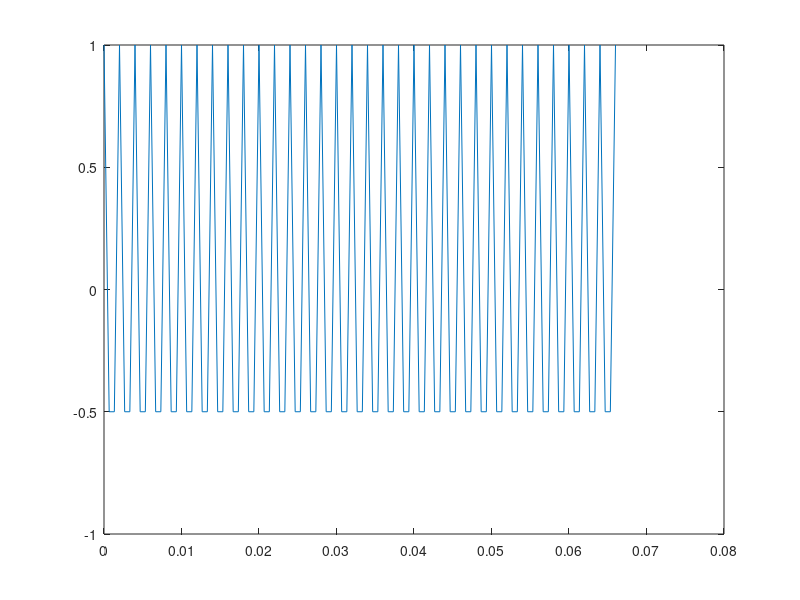

MATLAB code for this plot:
%   Bai 4

% Sine Parameters 
% x = A*cos(2*pi*F0*t+phase)
A = 1
F0 = 1000
phase = 0

% Sampling
stop = 2
%% x1[n] : Can recover
Fs1 = 3*F0
Ts1 = 1/Fs1
n1 = 0:Ts1:stop-Ts1
x1 = A*cos(2*pi*F0*n1+phase)
plot(n1(1:100),x1(1:100))
sound(x1,Fs1)
%% x2[n] : Cannot recover
Fs2 = 1.5*F0
Ts2 = 1/Fs2
n2 = 0:Ts2:stop-Ts2
x2 = A*cos(2*pi*F0*n2+phase)
plot(n2(1:100),x2(1:100))
sound(x2,Fs2)


